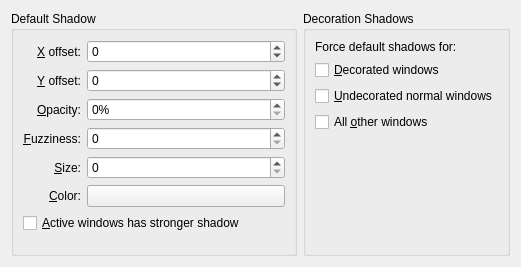
<ui version="4.0" >
 <class>KWin::ShadowEffectConfigForm</class>
 <widget class="QWidget" name="KWin::ShadowEffectConfigForm" >
  <property name="geometry" >
   <rect>
    <x>0</x>
    <y>0</y>
    <width>521</width>
    <height>267</height>
   </rect>
  </property>
  <layout class="QHBoxLayout" name="horizontalLayout" >
   <item>
    <widget class="QGroupBox" name="groupBox" >
     <property name="title" >
      <string>Default Shadow</string>
     </property>
     <layout class="QGridLayout" name="gridLayout_3" >
      <item row="0" column="0" >
       <widget class="QLabel" name="label" >
        <property name="text" >
         <string>&amp;X offset:</string>
        </property>
        <property name="alignment" >
         <set>Qt::AlignRight|Qt::AlignTrailing|Qt::AlignVCenter</set>
        </property>
        <property name="buddy" >
         <cstring>xOffsetSpin</cstring>
        </property>
       </widget>
      </item>
      <item row="7" column="0" colspan="2" >
       <widget class="QCheckBox" name="strongerActiveBox" >
        <property name="text" >
         <string>&amp;Active windows has stronger shadow</string>
        </property>
       </widget>
      </item>
      <item row="2" column="0" >
       <widget class="QLabel" name="label_3" >
        <property name="text" >
         <string>&amp;Y offset:</string>
        </property>
        <property name="alignment" >
         <set>Qt::AlignRight|Qt::AlignTrailing|Qt::AlignVCenter</set>
        </property>
        <property name="buddy" >
         <cstring>yOffsetSpin</cstring>
        </property>
       </widget>
      </item>
      <item row="2" column="1" >
       <widget class="QSpinBox" name="yOffsetSpin" >
        <property name="sizePolicy" >
         <sizepolicy vsizetype="Fixed" hsizetype="Expanding" >
          <horstretch>0</horstretch>
          <verstretch>0</verstretch>
         </sizepolicy>
        </property>
        <property name="specialValueText" >
         <string/>
        </property>
        <property name="suffix" >
         <string/>
        </property>
        <property name="minimum" >
         <number>-100</number>
        </property>
        <property name="maximum" >
         <number>100</number>
        </property>
        <property name="singleStep" >
         <number>1</number>
        </property>
        <property name="value" >
         <number>0</number>
        </property>
       </widget>
      </item>
      <item row="3" column="0" >
       <widget class="QLabel" name="label_4" >
        <property name="text" >
         <string>&amp;Opacity:</string>
        </property>
        <property name="alignment" >
         <set>Qt::AlignRight|Qt::AlignTrailing|Qt::AlignVCenter</set>
        </property>
        <property name="buddy" >
         <cstring>opacitySpin</cstring>
        </property>
       </widget>
      </item>
      <item row="3" column="1" >
       <widget class="QSpinBox" name="opacitySpin" >
        <property name="sizePolicy" >
         <sizepolicy vsizetype="Fixed" hsizetype="Expanding" >
          <horstretch>0</horstretch>
          <verstretch>0</verstretch>
         </sizepolicy>
        </property>
        <property name="specialValueText" >
         <string/>
        </property>
        <property name="suffix" >
         <string>%</string>
        </property>
        <property name="minimum" >
         <number>0</number>
        </property>
        <property name="maximum" >
         <number>100</number>
        </property>
        <property name="singleStep" >
         <number>1</number>
        </property>
        <property name="value" >
         <number>0</number>
        </property>
       </widget>
      </item>
      <item row="4" column="0" >
       <widget class="QLabel" name="label_5" >
        <property name="text" >
         <string>&amp;Fuzziness:</string>
        </property>
        <property name="alignment" >
         <set>Qt::AlignRight|Qt::AlignTrailing|Qt::AlignVCenter</set>
        </property>
        <property name="buddy" >
         <cstring>fuzzinessSpin</cstring>
        </property>
       </widget>
      </item>
      <item row="5" column="0" >
       <widget class="QLabel" name="label_6" >
        <property name="text" >
         <string>&amp;Size:</string>
        </property>
        <property name="alignment" >
         <set>Qt::AlignRight|Qt::AlignTrailing|Qt::AlignVCenter</set>
        </property>
        <property name="buddy" >
         <cstring>sizeSpin</cstring>
        </property>
       </widget>
      </item>
      <item row="4" column="1" >
       <widget class="QSpinBox" name="fuzzinessSpin" >
        <property name="sizePolicy" >
         <sizepolicy vsizetype="Fixed" hsizetype="Expanding" >
          <horstretch>0</horstretch>
          <verstretch>0</verstretch>
         </sizepolicy>
        </property>
        <property name="specialValueText" >
         <string/>
        </property>
        <property name="suffix" >
         <string/>
        </property>
        <property name="minimum" >
         <number>0</number>
        </property>
        <property name="maximum" >
         <number>100</number>
        </property>
        <property name="singleStep" >
         <number>1</number>
        </property>
        <property name="value" >
         <number>0</number>
        </property>
       </widget>
      </item>
      <item row="5" column="1" >
       <widget class="QSpinBox" name="sizeSpin" >
        <property name="sizePolicy" >
         <sizepolicy vsizetype="Fixed" hsizetype="Expanding" >
          <horstretch>0</horstretch>
          <verstretch>0</verstretch>
         </sizepolicy>
        </property>
        <property name="specialValueText" >
         <string/>
        </property>
        <property name="suffix" >
         <string/>
        </property>
        <property name="minimum" >
         <number>0</number>
        </property>
        <property name="maximum" >
         <number>100</number>
        </property>
        <property name="singleStep" >
         <number>1</number>
        </property>
        <property name="value" >
         <number>0</number>
        </property>
       </widget>
      </item>
      <item row="0" column="1" >
       <widget class="QSpinBox" name="xOffsetSpin" >
        <property name="sizePolicy" >
         <sizepolicy vsizetype="Fixed" hsizetype="Expanding" >
          <horstretch>0</horstretch>
          <verstretch>0</verstretch>
         </sizepolicy>
        </property>
        <property name="specialValueText" >
         <string/>
        </property>
        <property name="suffix" >
         <string/>
        </property>
        <property name="minimum" >
         <number>-100</number>
        </property>
        <property name="maximum" >
         <number>100</number>
        </property>
        <property name="singleStep" >
         <number>1</number>
        </property>
        <property name="value" >
         <number>0</number>
        </property>
       </widget>
      </item>
      <item row="6" column="1" >
       <widget class="KColorButton" name="colorButton" />
      </item>
      <item row="6" column="0" >
       <widget class="QLabel" name="label_7" >
        <property name="text" >
         <string>&amp;Color:</string>
        </property>
        <property name="alignment" >
         <set>Qt::AlignRight|Qt::AlignTrailing|Qt::AlignVCenter</set>
        </property>
        <property name="buddy" >
         <cstring>colorButton</cstring>
        </property>
       </widget>
      </item>
      <item row="8" column="0" colspan="2" >
       <spacer name="verticalSpacer_2" >
        <property name="orientation" >
         <enum>Qt::Vertical</enum>
        </property>
        <property name="sizeHint" stdset="0" >
         <size>
          <width>20</width>
          <height>0</height>
         </size>
        </property>
       </spacer>
      </item>
     </layout>
    </widget>
   </item>
   <item>
    <widget class="QGroupBox" name="groupBox_3" >
     <property name="title" >
      <string>Decoration Shadows</string>
     </property>
     <layout class="QGridLayout" name="gridLayout_4" >
      <item row="1" column="0" >
       <widget class="QCheckBox" name="forceDecoratedBox" >
        <property name="text" >
         <string>&amp;Decorated windows</string>
        </property>
       </widget>
      </item>
      <item row="0" column="0" >
       <widget class="QLabel" name="label_2" >
        <property name="text" >
         <string>Force default shadows for:</string>
        </property>
       </widget>
      </item>
      <item row="2" column="0" >
       <widget class="QCheckBox" name="forceUndecoratedBox" >
        <property name="text" >
         <string>&amp;Undecorated normal windows</string>
        </property>
       </widget>
      </item>
      <item row="3" column="0" >
       <widget class="QCheckBox" name="forceOtherBox" >
        <property name="text" >
         <string>All &amp;other windows</string>
        </property>
       </widget>
      </item>
      <item row="4" column="0" >
       <spacer name="verticalSpacer" >
        <property name="orientation" >
         <enum>Qt::Vertical</enum>
        </property>
        <property name="sizeHint" stdset="0" >
         <size>
          <width>20</width>
          <height>0</height>
         </size>
        </property>
       </spacer>
      </item>
     </layout>
    </widget>
   </item>
  </layout>
 </widget>
 <customwidgets>
  <customwidget>
   <class>KColorButton</class>
   <extends>QPushButton</extends>
   <header>kcolorbutton.h</header>
  </customwidget>
 </customwidgets>
 <tabstops>
  <tabstop>xOffsetSpin</tabstop>
  <tabstop>yOffsetSpin</tabstop>
  <tabstop>opacitySpin</tabstop>
  <tabstop>fuzzinessSpin</tabstop>
  <tabstop>sizeSpin</tabstop>
  <tabstop>colorButton</tabstop>
  <tabstop>strongerActiveBox</tabstop>
  <tabstop>forceDecoratedBox</tabstop>
  <tabstop>forceUndecoratedBox</tabstop>
  <tabstop>forceOtherBox</tabstop>
 </tabstops>
 <resources/>
 <connections/>
</ui>
